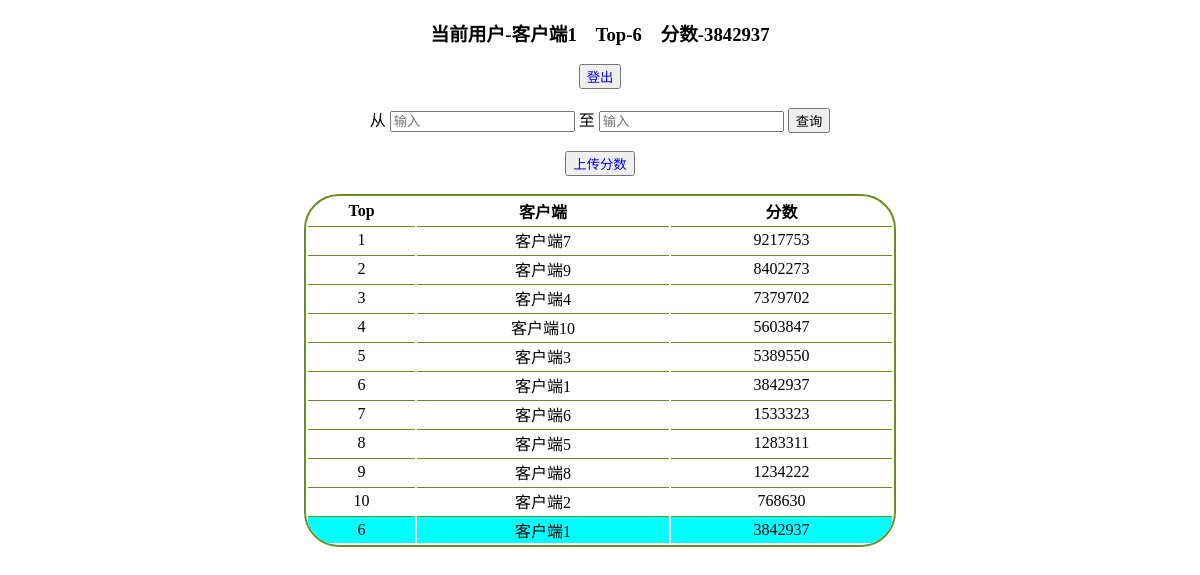
The app's page / (signed in) with its own data.
### api/models.py (models this page shows, shortened)
class User(AbstractUser):
    T_id = models.ForeignKey('TopInfo', on_delete=models.CASCADE, null=True, verbose_name='关联排行信息')
    class Meta:
        verbose_name = '用户'
        verbose_name_plural = verbose_name

class TopInfo(models.Model):
    num = models.CharField(max_length=30, verbose_name='客户端号码', unique=True)
    score = models.IntegerField(default=0, verbose_name='分数')
    top = models.IntegerField(default=None, null=True, verbose_name='排名')
    time = models.DateTimeField(auto_now=True, verbose_name='最新修改时间')
    class Meta:
        verbose_name = '分数以及排行信息'
        verbose_name_plural = verbose_name

### api/views.py (the view, shortened to what this page needs)
# urls.py: path('', views.ShowInfo.as_view(), name='index'),
@method_decorator(login_required(login_url='login/'), name='dispatch')
class ShowInfo(View):
    def get(self, request):
        user = request.user
        info = TopInfo.objects.all().order_by('top')
        li_info = [[i.top, '客户端{}'.format(i.num), i.score] for i in info]
        cache.set('Top', li_info)
        return render(request, 'showinfo.html', {
            'info': li_info,
            'user': user
        })

### templates/showinfo.html (shortened to what this page needs)
<!DOCTYPE html>
<html lang="zh">
<head>
    {% load static %}
</head>
<body>
<div>
    <h3>当前用户-客户端{{ user.T_id.num }}&emsp;Top-{{ user.T_id.top }}&emsp;分数-{{ user.T_id.score }}</h3>
    <button><a href="{% url 'api:logout' %}">登出</a></button>
    <br>
    <br>
    <form action="" method="post">
        <label>
            <span>从</span>
            <input type="text" placeholder="输入" name="start">
            <span>至</span>
            <input type="text" placeholder="输入" name="end">
        </label>
        <input type="submit" value="查询">
    </form>
    <br>
    <button><a href="{% url 'api:UpInfo' %}" style="text-decoration: none">上传分数</a></button>
    <br>
    <br>
    <table>
        <tr>
            <th>Top</th>
            <th>客户端</th>
            <th>分数</th>
        </tr>
        {% if restful %}
            {% for res in restful %}
                <tr>
                    <td>{{ res.0 }}</td>
                    <td>{{ res.1 }}</td>
                    <td>{{ res.2 }}</td>
                </tr>
            {% endfor %}
        {% else %}
            {% for foo in info %}
                <tr>
                    <td>{{ foo.0 }}</td>
                    <td>{{ foo.1 }}</td>
                    <td>{{ foo.2 }}</td>
                </tr>
            {% endfor %}
        {% endif %}
        <tr style="background-color: cyan;">
            <td>{{ user.T_id.top }}</td>
            <td>客户端{{ user.T_id.num }}</td>
            <td>{{ user.T_id.score }}</td>
        </tr>
    </table>
</div>
</body>
</html>

### templates/showinfo.html (style rules this page uses)
div { text-align: center; }
a { text-decoration: none; }
table { overflow: hidden; margin: auto; width: 50%; border: 2px olivedrab solid; border-radius: 35px; }
table td { border-top: 1px olivedrab solid; }

### records on screen
User: T_id.num "1", T_id.top "6", T_id.score "3842937"

### other values on screen
{{ foo.0 }} "1" "2" "3" "4" "5" "6" "7" "8" "9" "10"
{{ foo.1 }} "客户端7" "客户端9" "客户端4" "客户端10" "客户端3" "客户端1" "客户端6" "客户端5" "客户端8" "客户端2"
{{ foo.2 }} "9217753" "8402273" "7379702" "5603847" "5389550" "3842937" "1533323" "1283311" "1234222" "768630"
